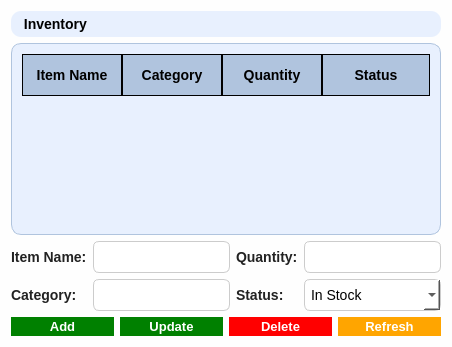
         <widget class="QWidget" name="Inventory">
          <property name="styleSheet">
           <string notr="true">
   QWidget {
       background-color: #fefefe;
       font-family: 'Segoe UI';
       font-size: 14px;
   }
   QLabel {
       font-weight: 600;
       color: #222;
   }
   QLineEdit, QSpinBox, QComboBox, QDateEdit, QTimeEdit {
       padding: 6px;
       border: 1px solid #ccc;
       border-radius: 6px;
       background-color: white;
   }
 QPushButton {
    border-radius: 10px; /* Rounded corners */
    color: white; /* Text color */
    background-color: green; /* Background color */
    font: bold 13px; /* Font style and size */
    border: 2px solid green; /* Border color */
}

QPushButton:hover {
    background-color: #32CD32; /* Lighter green on hover */
    border-color: darkgreen; /* Dark green border on hover */
}

QPushButton:pressed {
    background-color: darkgreen; /* Darker green when pressed */
    border-color: black; /* Border changes on press */
}

  
QTableView {
    background-color: #E8F0FE; /* Soft white-blue background for the table */
    border-radius: 10px; /* Rounded edges for the entire table */
    padding: 10px; /* Adds spacing around the table */
    border: 1px solid #B0C4DE; /* Thin border to accentuate table outline */
    gridline-color: black; /* Adds black lines between columns and rows */
}

QTableView::item {
    background-color: #FAFAFA; /* Gentle off-white background for cells */
    border: 1px solid black; /* Black lines between each cell */
    border-radius: 5px; /* Slight rounding for individual cell edges */
    padding: 5px; /* Inner spacing for cells */
    color: black; /* Standard text color */
}

QTableView::item:selected {
    background-color: #D7E9F7; /* Highlighted cell with soft blue shade */
    color: black; /* Text color remains consistent */
    border: 1px solid black; /* Black border for selected cells */
    border-radius: 5px;
}

QHeaderView::section {
    background-color: #B0C4DE; /* Soft blue-gray shade for table headers */
    padding: 10px; /* Adds spacing within header sections */
    font-weight: bold; /* Bold text to differentiate headers */
    color: black; /* Black text color for the headers */
    border: 1px solid black; /* Black lines between header columns */
  
}

QTableView::corner {
    background-color: #B0C4DE; /* Matches header color for corner sections */
    border-radius: 10px;
}
</string>
          </property>
          <layout class="QVBoxLayout" name="verticalLayout">
           <item>
            <widget class="QLabel" name="titleLabel">
             <property name="styleSheet">
              <string notr="true">font: 700 22pt &quot;Leelawadee UI&quot;;
background-color: #E8F0FE;
border-radius: 10px;
color: rgb(0, 0, 0);
padding: 5px;</string>
             </property>
             <property name="text">
              <string> Inventory</string>
             </property>
            </widget>
           </item>
           <item>
            <widget class="QTableWidget" name="inventoryTable">
             <attribute name="horizontalHeaderShowSortIndicator" stdset="0">
              <bool>false</bool>
             </attribute>
             <attribute name="horizontalHeaderStretchLastSection">
              <bool>true</bool>
             </attribute>
             <column>
              <property name="text">
               <string>Item Name</string>
              </property>
             </column>
             <column>
              <property name="text">
               <string>Category</string>
              </property>
             </column>
             <column>
              <property name="text">
               <string>Quantity</string>
              </property>
             </column>
             <column>
              <property name="text">
               <string>Status</string>
              </property>
             </column>
            </widget>
           </item>
           <item>
            <layout class="QGridLayout" name="formLayout">
             <item row="0" column="0">
              <widget class="QLabel" name="itemNameLabel">
               <property name="text">
                <string>Item Name:</string>
               </property>
              </widget>
             </item>
             <item row="0" column="1">
              <widget class="QLineEdit" name="itemNameEdit"/>
             </item>
             <item row="0" column="2">
              <widget class="QLabel" name="quantityLabel">
               <property name="text">
                <string>Quantity:</string>
               </property>
              </widget>
             </item>
             <item row="1" column="0">
              <widget class="QLabel" name="categoryLabel">
               <property name="text">
                <string>Category:</string>
               </property>
              </widget>
             </item>
             <item row="1" column="1">
              <widget class="QLineEdit" name="categoryEdit"/>
             </item>
             <item row="1" column="2">
              <widget class="QLabel" name="statusLabel">
               <property name="text">
                <string>Status:</string>
               </property>
              </widget>
             </item>
             <item row="1" column="3">
              <widget class="QComboBox" name="statusCombo">
               <property name="styleSheet">
                <string notr="true">color: black;</string>
               </property>
               <item>
                <property name="text">
                 <string>In Stock</string>
                </property>
               </item>
               <item>
                <property name="text">
                 <string>Low Stock</string>
                </property>
               </item>
              </widget>
             </item>
             <item row="0" column="3">
              <widget class="QLineEdit" name="quantityEdit"/>
             </item>
            </layout>
           </item>
           <item>
            <layout class="QHBoxLayout" name="buttonLayout">
             <item>
              <widget class="QPushButton" name="addButton">
               <property name="text">
                <string>Add</string>
               </property>
              </widget>
             </item>
             <item>
              <widget class="QPushButton" name="updateButton">
               <property name="text">
                <string>Update</string>
               </property>
              </widget>
             </item>
             <item>
              <widget class="QPushButton" name="deleteButton">
               <property name="styleSheet">
                <string notr="true">QPushButton {
    border-radius: 10px; /* Rounded corners */
    color: white; /* Text color */
    background-color: red; /* Background color */
    font: bold 13px; /* Font style and size */
    border: 2px solid red; /* Border color */
}

QPushButton:hover {
    background-color: #FF6347; /* Lighter red on hover */
    border-color: darkred; /* Dark red border on hover */
}

QPushButton:pressed {
    background-color: darkred; /* Darker red when pressed */
    border-color: black; /* Border changes on press */
}
</string>
               </property>
               <property name="text">
                <string>Delete</string>
               </property>
              </widget>
             </item>
             <item>
              <widget class="QPushButton" name="refreshButton">
               <property name="styleSheet">
                <string notr="true">QPushButton {
    border-radius: 10px; /* Rounded corners */
    color: white; /* Text color */
    background-color: orange; /* Background color */
    font: bold 13px; /* Font style and size */
    border: 2px solid orange; /* Border color */
}

QPushButton:hover {
    background-color: #FFA500; /* Lighter orange on hover */
    border-color: darkorange; /* Dark orange border on hover */
}

QPushButton:pressed {
    background-color: darkorange; /* Darker orange when pressed */
    border-color: black; /* Border changes on press */
}
</string>
               </property>
               <property name="text">
                <string>Refresh</string>
               </property>
              </widget>
             </item>
            </layout>
           </item>
          </layout>
         </widget>
